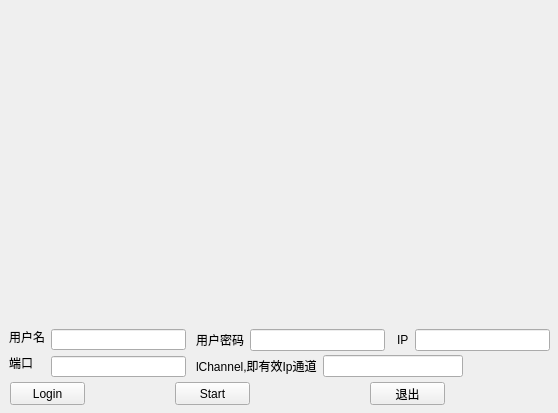
<?xml version="1.0" encoding="UTF-8"?>
<ui version="4.0">
 <class>HkDecPaly</class>
 <widget class="QWidget" name="HkDecPaly">
  <property name="geometry">
   <rect>
    <x>0</x>
    <y>0</y>
    <width>558</width>
    <height>413</height>
   </rect>
  </property>
  <property name="windowTitle">
   <string>HkDecPaly</string>
  </property>
  <widget class="QLabel" name="UserLabel">
   <property name="geometry">
    <rect>
     <x>9</x>
     <y>329</y>
     <width>36</width>
     <height>16</height>
    </rect>
   </property>
   <property name="text">
    <string>用户名</string>
   </property>
  </widget>
  <widget class="QLabel" name="PortLabel">
   <property name="geometry">
    <rect>
     <x>9</x>
     <y>355</y>
     <width>24</width>
     <height>16</height>
    </rect>
   </property>
   <property name="text">
    <string>端口</string>
   </property>
  </widget>
  <widget class="QWidget" name="widget" native="true">
   <property name="geometry">
    <rect>
     <x>0</x>
     <y>0</y>
     <width>561</width>
     <height>301</height>
    </rect>
   </property>
  </widget>
  <widget class="QWidget" name="">
   <property name="geometry">
    <rect>
     <x>51</x>
     <y>329</y>
     <width>135</width>
     <height>48</height>
    </rect>
   </property>
   <layout class="QVBoxLayout" name="verticalLayout">
    <item>
     <widget class="QLineEdit" name="UserLine"/>
    </item>
    <item>
     <widget class="QLineEdit" name="PortLine"/>
    </item>
   </layout>
  </widget>
  <widget class="QWidget" name="">
   <property name="geometry">
    <rect>
     <x>196</x>
     <y>329</y>
     <width>189</width>
     <height>22</height>
    </rect>
   </property>
   <layout class="QHBoxLayout" name="horizontalLayout_2">
    <item>
     <widget class="QLabel" name="PwdLabel">
      <property name="text">
       <string>用户密码</string>
      </property>
     </widget>
    </item>
    <item>
     <widget class="QLineEdit" name="PwdLine"/>
    </item>
   </layout>
  </widget>
  <widget class="QWidget" name="">
   <property name="geometry">
    <rect>
     <x>397</x>
     <y>329</y>
     <width>153</width>
     <height>22</height>
    </rect>
   </property>
   <layout class="QHBoxLayout" name="horizontalLayout">
    <item>
     <widget class="QLabel" name="IpLabel">
      <property name="text">
       <string>IP</string>
      </property>
     </widget>
    </item>
    <item>
     <widget class="QLineEdit" name="IpLine"/>
    </item>
   </layout>
  </widget>
  <widget class="QWidget" name="">
   <property name="geometry">
    <rect>
     <x>196</x>
     <y>355</y>
     <width>267</width>
     <height>22</height>
    </rect>
   </property>
   <layout class="QHBoxLayout" name="horizontalLayout_4">
    <item>
     <widget class="QLabel" name="label">
      <property name="text">
       <string>lChannel,即有效Ip通道</string>
      </property>
     </widget>
    </item>
    <item>
     <widget class="QLineEdit" name="IpChannelsLine"/>
    </item>
   </layout>
  </widget>
  <widget class="QPushButton" name="LoginButton">
   <property name="geometry">
    <rect>
     <x>10</x>
     <y>382</y>
     <width>75</width>
     <height>23</height>
    </rect>
   </property>
   <property name="text">
    <string>Login</string>
   </property>
  </widget>
  <widget class="QPushButton" name="StartButton">
   <property name="geometry">
    <rect>
     <x>175</x>
     <y>382</y>
     <width>75</width>
     <height>23</height>
    </rect>
   </property>
   <property name="text">
    <string>Start</string>
   </property>
  </widget>
  <widget class="QPushButton" name="ExitButton">
   <property name="geometry">
    <rect>
     <x>370</x>
     <y>382</y>
     <width>75</width>
     <height>23</height>
    </rect>
   </property>
   <property name="text">
    <string>退出</string>
   </property>
  </widget>
 </widget>
 <resources/>
 <connections/>
</ui>
